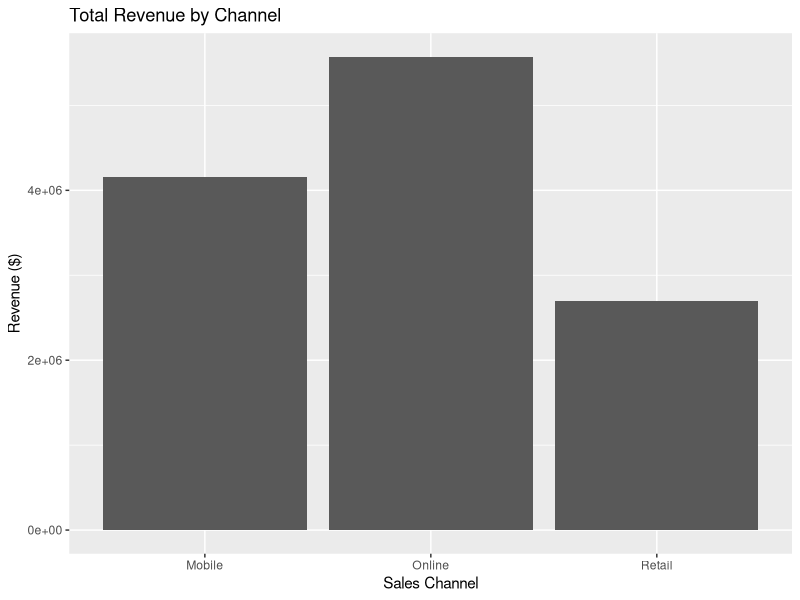
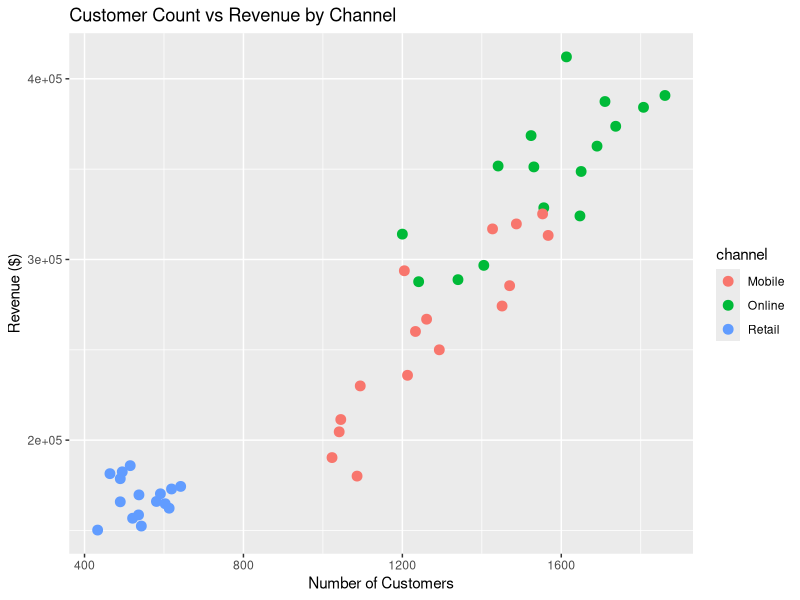

Write R code to recreate these figures, in order.
## ---- chunk 1
# Load ggplot2
# Load ggplot2
library(ggplot2)
business_data <- read.csv("business_performance.csv")
## ---- chunk 2
str(business_data)
summary(business_data) 
length(unique(business_data$channel)) 
length(unique(business_data$quarter))  
## ---- chunk 3
total_revenue_by_channel <- aggregate(revenue ~ channel, data = business_data, sum)
total_revenue_by_channel

total_revenue_by_channel[which.max(total_revenue_by_channel$revenue), ]
## ---- chunk 4
avg_customers_by_quarter <- aggregate(customers ~ quarter, data = business_data, mean)
avg_customers_by_quarter

avg_customers_by_quarter[which.max(avg_customers_by_quarter$customers), ]
## ---- chunk 5
business_data$revenue_per_customer <- business_data$revenue / business_data$customers

avg_revenue_per_customer <- aggregate(revenue_per_customer ~ channel,                                data=business_data,                      mean)
avg_revenue_per_customer
## ---- chunk 6
# Calculate totals first
channel_totals <- aggregate(revenue ~ channel, data = business_data, sum)
# Then create the chart
ggplot(channel_totals, aes(x = channel, y = revenue)) +
  geom_bar(stat = "identity") +
  labs(title = "Total Revenue by Channel", 
       x = "Sales Channel", y = "Revenue ($)")
## ---- chunk 7
ggplot(business_data, aes(x = customers, y = revenue, color = channel)) +
  geom_point(size = 3) +
  labs(title = "Customer Count vs Revenue by Channel",
       x = "Number of Customers", y = "Revenue ($)")
## ---- chunk 8
total_revenue <- aggregate(revenue ~ channel, data = business_data, sum)
avg_customers <- aggregate(customers ~ channel, data = business_data, mean)
avg_conversion <- aggregate(conversion_rate ~ channel, data = business_data, mean, na.rm =TRUE)

summary_table <- data.frame(
  Channel = total_revenue$channel,
  Total_Revenue = total_revenue$revenue,
  Avg_Quarterly_Customers = avg_customers$customers,
  Avg_Conversion_Rate = avg_conversion$conversion_rate)
summary_table
